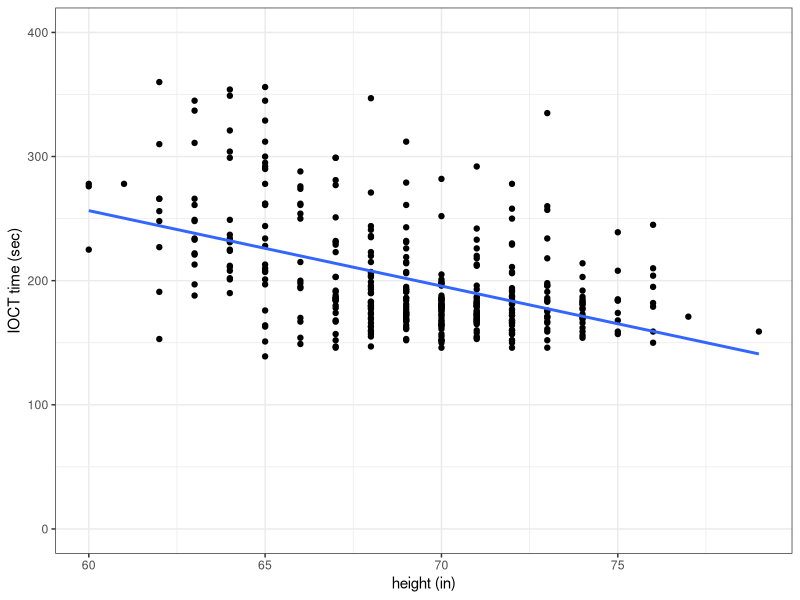
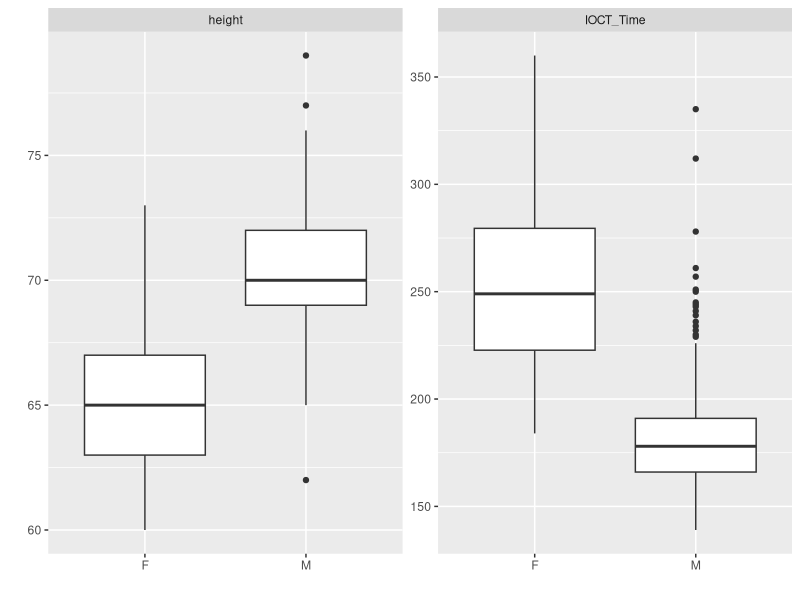
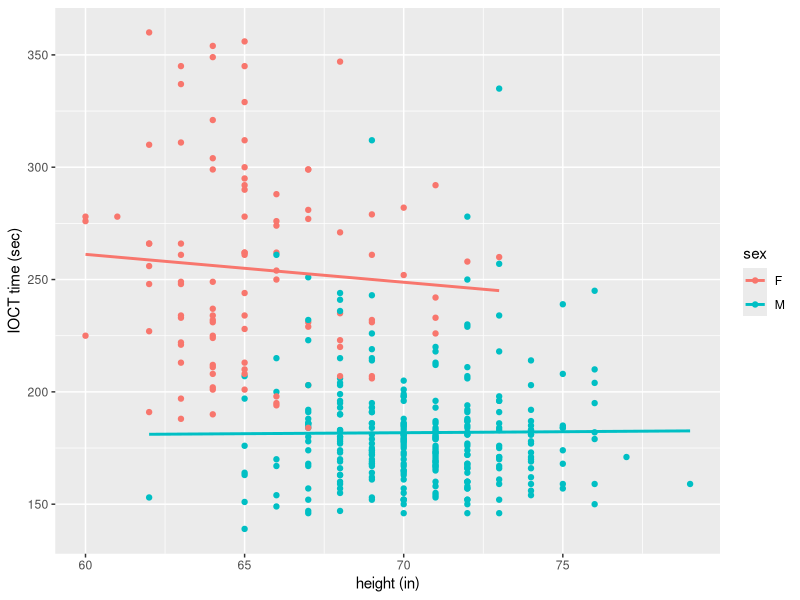

These charts were generated, in order, by the following R code:
## ---- chunk 1
knitr::opts_chunk$set(echo = FALSE,
                      message = FALSE,
                      warning = FALSE)
library(tidyverse)
library(knitr)
library(broom)
## ---- chunk 2
cadets <- read_csv(file = "obstacle_course.csv")

cadets %>% 
  filter(IOCT_Time < 400) %>% 
  ggplot(aes(x = height, y = IOCT_Time)) +
  geom_point() +
  geom_smooth(method = "lm", se = FALSE) +
  ylim(0,400) +
  theme_bw() +
  labs(y = "IOCT time (sec)", x = "height (in)")

cadets %>% 
  filter(IOCT_Time < 400) %>%
  lm(IOCT_Time ~ height, data = .) %>% 
  tidy() %>% 
  kable(digits = 2, caption = "Linear regression output for IOCT times and height.")
## ---- chunk 3
cadets %>% 
  filter(IOCT_Time < 400) %>%
  lm(IOCT_Time ~ height, data = .) %>% 
  tidy(conf.int = TRUE) %>% 
  filter(term == "height") %>% 
  select(conf.low, conf.high) 
## ---- chunk 4
cadets %>%
  filter(IOCT_Time < 400) %>%
  pivot_longer(cols = c(-sex,-athlete),
               names_to = "variable",
               values_to = "value") %>% 
  ggplot(aes(x = sex, y = value)) +
  geom_boxplot() +
  facet_wrap(~variable, scale = "free_y") +
  labs(y = "", x = "")
## ---- chunk 5
cadets %>%
  filter(IOCT_Time < 400) %>%
  ggplot(aes(y = IOCT_Time, x = height, color = sex)) +
  geom_point() +
  geom_smooth(method = "lm", se = FALSE) +
  labs(y = "IOCT time (sec)", x = "height (in)")
## ---- chunk 6
cadets %>%
  filter(IOCT_Time < 400, sex == "F") %>%
  lm(IOCT_Time ~ height, data = .) %>% 
  tidy() %>% 
  kable(digits = 2, caption = "Regression results for female cadets.")

cadets %>%
  filter(IOCT_Time < 400, sex == "M") %>%
  lm(IOCT_Time ~ height, data = .) %>% 
  tidy() %>% 
  kable(digits = 2, caption = "Regression results for male cadets.")
